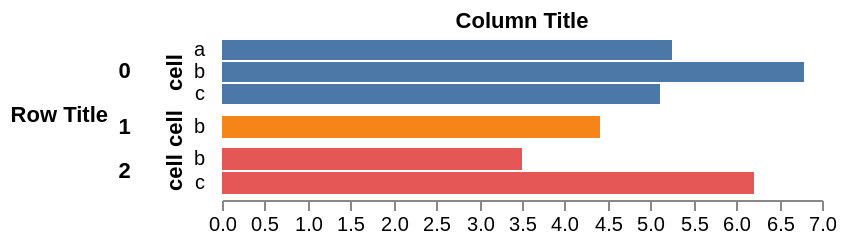

Describe this chart as a Vega-Lite specification.
### Vega specification from a JSON file in a GitHub repository (floating-point values rounded to 4 significant figures)
{"$schema": "https://vega.github.io/schema/vega/v3.json", "width": 300, "padding": 5, "autosize": {"type": "pad", "resize": true}, "signals": [{"name": "rangeStep", "value": 12, "bind": {"input": "range", "min": 5, "max": 50, "step": 1}}, {"name": "innerPadding", "value": 0.1, "bind": {"input": "range", "min": 0, "max": 1}}, {"name": "outerPadding", "value": 0.2, "bind": {"input": "range", "min": 0, "max": 1}}, {"name": "rhOffset", "value": 5, "bind": {"input": "range", "min": 0, "max": 10, "step": 1}}, {"name": "rtOffset", "value": 5, "bind": {"input": "range", "min": 0, "max": 10, "step": 1}}], "data": [{"name": "tuples", "values": [{"a": 0, "b": "a", "c": 6.3}, {"a": 0, "b": "a", "c": 4.2}, {"a": 0, "b": "b", "c": 6.8}, {"a": 0, "b": "c", "c": 5.1}, {"a": 1, "b": "b", "c": 4.4}, {"a": 2, "b": "b", "c": 3.5}, {"a": 2, "b": "c", "c": 6.2}], "transform": [{"type": "aggregate", "groupby": ["a", "b"], "fields": ["c"], "ops": ["average"], "as": ["c"]}]}, {"name": "trellis", "source": "tuples", "transform": [{"type": "aggregate", "groupby": ["a"]}]}], "scales": [{"name": "xscale", "domain": {"data": "tuples", "field": "c"}, "nice": true, "zero": true, "round": true, "range": "width"}, {"name": "color", "type": "ordinal", "range": "category", "domain": {"data": "trellis", "field": "a"}}], "layout": {"offset": {"rowTitle": {"signal": "rtOffset"}, "rowHeader": {"signal": "rhOffset"}}, "padding": 0, "columns": 1, "align": "each", "bounds": "full"}, "marks": [{"name": "facets", "type": "group", "from": {"data": "trellis", "facet": {"name": "faceted_tuples", "data": "tuples", "groupby": "a"}}, "encode": {"enter": {"width": {"signal": "width"}}, "update": {"height": {"signal": "rangeStep * bandspace(datum.count, innerPadding, outerPadding)"}}}, "scales": [{"name": "yscale", "type": "band", "paddingInner": {"signal": "innerPadding"}, "paddingOuter": {"signal": "outerPadding"}, "round": true, "domain": {"data": "faceted_tuples", "field": "b"}, "range": {"step": {"signal": "rangeStep"}}}], "marks": [{"type": "rect", "from": {"data": "faceted_tuples"}, "encode": {"enter": {"x": {"value": 0}, "x2": {"scale": "xscale", "field": "c"}, "fill": {"scale": "color", "field": "a"}, "strokeWidth": {"value": 2}}, "update": {"y": {"scale": "yscale", "field": "b"}, "height": {"scale": "yscale", "band": 1}, "stroke": {"value": null}, "zindex": {"value": 0}}, "hover": {"stroke": {"value": "firebrick"}, "zindex": {"value": 1}}}}]}, {"type": "group", "role": "row-header", "from": {"data": "trellis", "facet": {"name": "faceted_tuples", "data": "tuples", "groupby": "a"}}, "encode": {"update": {"height": {"signal": "rangeStep * bandspace(datum.count, innerPadding, outerPadding)"}}}, "scales": [{"name": "yscale", "type": "band", "paddingInner": {"signal": "innerPadding"}, "paddingOuter": {"signal": "outerPadding"}, "round": true, "domain": {"data": "faceted_tuples", "field": "b"}, "range": {"step": {"signal": "rangeStep"}}}], "axes": [{"orient": "left", "scale": "yscale", "title": "cell", "ticks": false, "domain": false, "labelPadding": 4}], "title": {"text": {"signal": "parent.a"}, "orient": "left", "offset": 10, "encode": {"update": {"align": {"value": "right"}, "baseline": {"value": "middle"}, "angle": {"value": 0}, "fontSize": {"value": 11}}}}}, {"role": "row-title", "type": "group", "marks": [{"type": "text", "encode": {"update": {"align": {"value": "right"}, "baseline": {"value": "middle"}, "text": {"value": "Row Title"}, "fontWeight": {"value": "bold"}}}}]}, {"role": "column-title", "type": "group", "marks": [{"type": "text", "encode": {"update": {"align": {"value": "center"}, "baseline": {"value": "bottom"}, "text": {"value": "Column Title"}, "fontWeight": {"value": "bold"}}}}]}, {"role": "column-footer", "type": "group", "axes": [{"orient": "bottom", "scale": "xscale", "domain": true}]}]}
